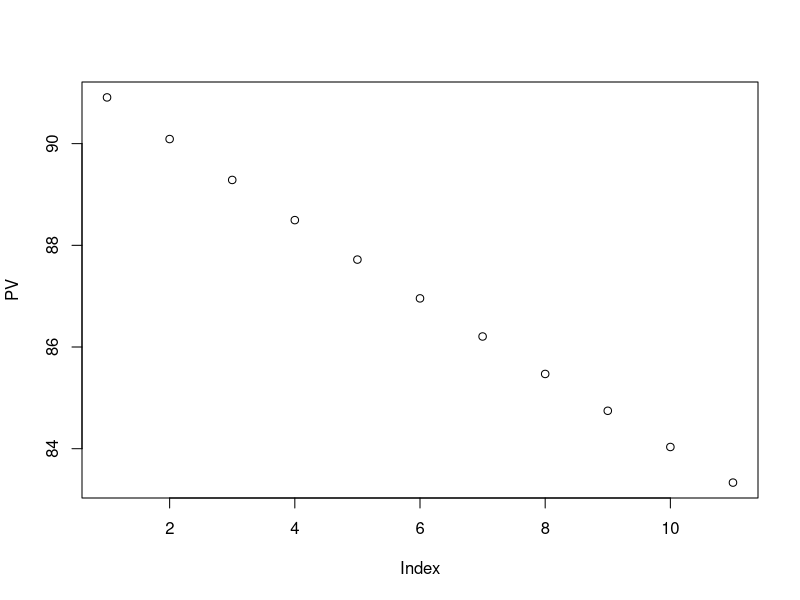
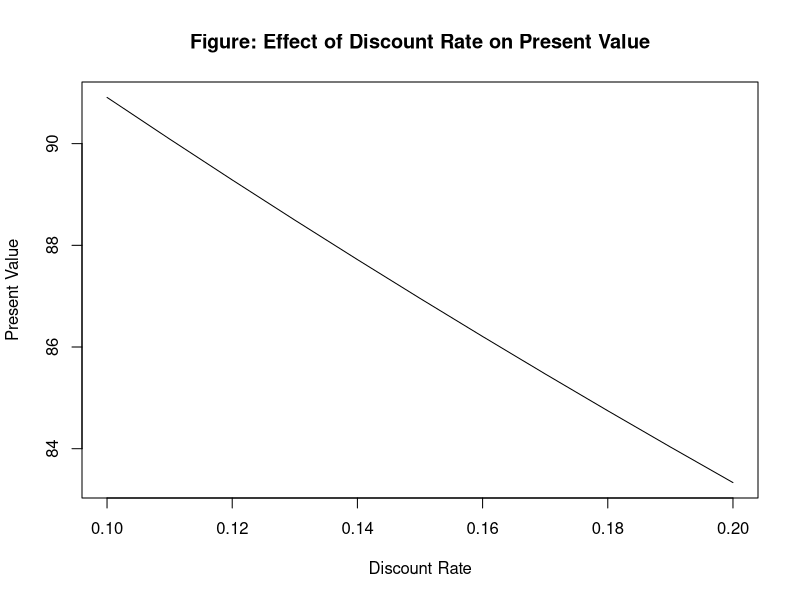
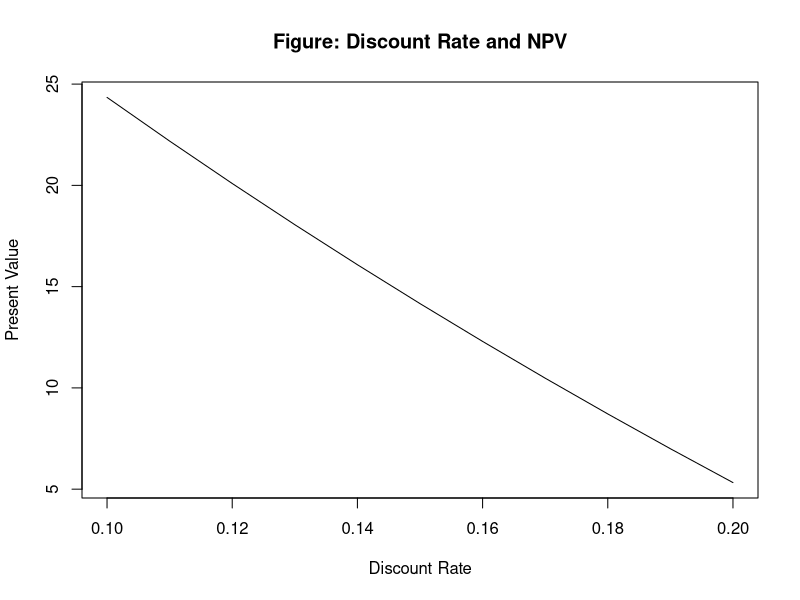
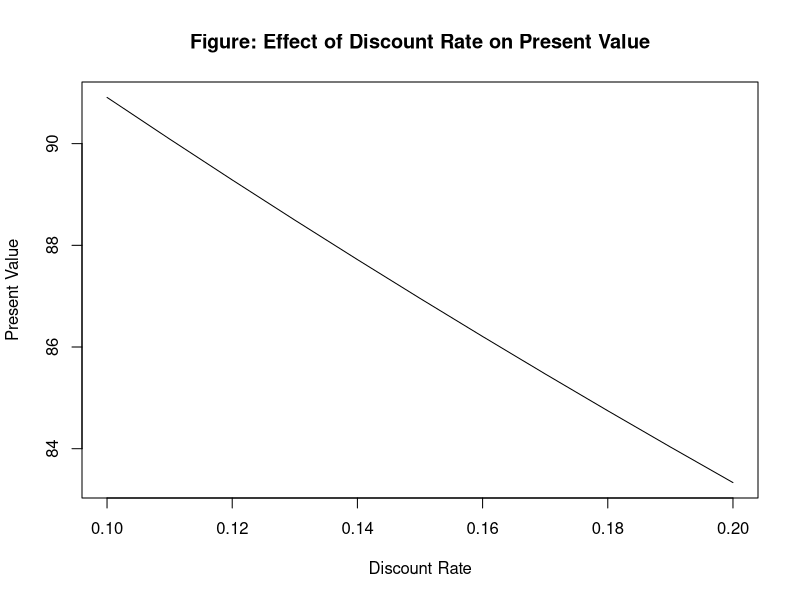

Write the R code that produced these figures, in order. (Note: this script raises an error after producing the figures.)
## ---- chunk 1
#| message: false
#| warning: false

R <- 0.1
print(R) 

## [1] 0.1
## ---- chunk 2
#| message: false
#| warning: false

R <- c(0.1, 0.2)

## [1] 0.1 0.2
## ---- chunk 3
#| message: false
#| warning: false

R <- seq(0.1, 0.2, 0.01)
## [1] 0.10 0.11 0.12 0.13 0.14 0.15 0.16 0.17 0.18 0.19 0.20

R <- seq(from = 0.1, to = 0.2, length = 11)
## [1] 0.10 0.11 0.12 0.13 0.14 0.15 0.16 0.17 0.18 0.19 0.20
## ---- chunk 4
#| message: false
#| warning: false

# 第2要素へのアクセス
R[2] 
i <- 2
R[i]
## [1] 0.11

# 第2-第5要素へのアクセス
R[2:5]
## [1] 0.11 0.12 0.13 0.14

# 第2-第11要素へのアクセス
R[2:length(R)] # length(R)はRの次元11を返す
R[-1]
## [1] 0.11 0.12 0.13 0.14 0.15 0.16 0.17 0.18 0.19 0.20
## ---- chunk 5
#| message: false
#| warning: false

PV <- 100 / (1 + R)

##  [1] 90.90909 90.09009 89.28571 88.49558 87.71930 86.95652 86.20690 85.47009 84.74576 84.03361 83.33333
## ---- chunk 6
#| message: false
#| warning: false

CF <- seq(from = 110, to = 120, length = 11) # CFを11次元の等差数列として定義

PV <- CF / (1 + R)
##  [1] 100 100 100 100 100 100 100 100 100 100 100
## ---- chunk 7
#| message: false
#| warning: false

PV <- 100 / (1 + R)
plot(PV)
## ---- chunk 8
#| message: false
#| warning: false

PV <- 100 / (1 + R)
plot(x = R,
     y = PV, 
     xlab = "Discount Rate",
     ylab = "Present Value",
     type = "l",
     main = "Figure: Effect of Discount Rate on Present Value")
## ---- chunk 9
#| message: false
#| warning: false

png("PV.png", 
    pointsize = 12, 
    width = 20, 
    height = 10, 
    units = "cm", 
    res = 200)

plot(x = R, 
     y = PV, 
     xlab = "Discount Rate", 
     ylab = "Present Value",
     type = "l",
     main = "Figure: Effect of Discount Rate on Present Value")

dev.off()
## ---- chunk 10
#| message: false
#| warning: false

x <- matrix(1:6, nrow = 3, ncol = 2)

##      [,1] [,2]
## [1,]    1    4
## [2,]    2    5
## [3,]    3    6
## ---- chunk 11
#| message: false
#| warning: false

y <- matrix(c("a", "b", "c", "d"), nrow = 2, ncol = 2)

##      [,1] [,2]
## [1,] "a"  "c" 
## [2,] "b"  "d" 
## ---- chunk 12
#| message: false
#| warning: false

x <- list(10:11, "ABC")

x[[1]]
## [1] 10 11

x[[2]]
## [1] "ABC"
## ---- chunk 13
#| message: false
#| warning: false

ID <- c(1001, 1002, 1003)
name <- c("Firm A", "Firm B", "Firm C")
ROE <- c(0.08, 0.12, 0.15)
x <- data.frame(ID, name, ROE)

##     ID   name  ROE
## 1 1001 Firm A 0.08
## 2 1002 Firm B 0.12
## 3 1003 Firm C 0.15
## ---- chunk 14
#| message: false
#| warning: false

R <- 0.1
NPV <- -100 + 50 / (1 + R) + 50 / (1 + R)^2 + 50 / (1 + R)^3

## [1] 24.3426
## ---- chunk 15
#| message: false
#| warning: false

R <- 0.1
NPV <- -100
for (i in 1:3) {
  NPV <- NPV + 50 / (1 + R)^i
}
print(NPV)
## ---- chunk 16
#| message: false
#| warning: false

R <- 0.1
NPV <- -100
for (i in 1:3) {
  print(NPV) # ここにprint()関数を挿入
  NPV <- NPV + 50 / (1 + R)^i
}
print(NPV)

## [1] -100
## [1] -54.54545
## [1] -13.22314
## [1] 24.3426
## ---- chunk 17
#| message: false
#| warning: false

if (NPV >= 0) {
  print("プロジェクトを実行！")
}
## ---- chunk 18
#| message: false
#| warning: false

R <- seq(0.1, 0.2, length = 11) # 11次元のRベクトルを用意
NPV <- rep(NA, length(R)) # 対応するNPVをNAで初期化（NAは欠損値の意味）

for (i in 1:length(R)) { # 外側のfor文で特定の割引率を固定
  NPV[i] <- -100
  for (j in 1:3) { # 内側のfor文で各年度の将来キャッシュフローの現在価値を累積
    NPV[i] <- NPV[i] + 50 / (1 + R[i])^j
  }
}

plot(x = R, 
     y = NPV, 
     xlab = "Discount Rate",
     ylab = "Present Value", 
     type = "l",
     main = "Figure: Discount Rate and NPV")
## ---- chunk 19
#| message: false
#| warning: false

R <- 0.1
CF <- c(-100, 50, 50, 50)
years <- 0:3
PV_CF <- CF / (1 + R)^years
NPV <- sum(PV_CF)

## [1] 24.3426
## ---- chunk 20
#| message: false
#| warning: false

calculate_PV <- function(R) {
  PV <- 100 / (1 + R)
  return(PV)
}

calculate_PV(0.1)

## [1] 90.90909
## ---- chunk 21
#| message: false
#| warning: false

calculate_PV <- function(R) 100 / (1 + R) 

calculate_PV(0.1)

## [1] 90.90909
## ---- chunk 22
#| message: false
#| warning: false

calculate_PV <- function(R1, R2 = 0) {
  PV1 <- 100 / (1 + R1)
  PV2 <- 100 / (1 + R2)
  c(PV1, PV2)
}

calculate_PV(0.1, 0.2)
## [1] 90.90909 83.33333

calculate_PV(0.1)
## [1]  90.90909 100.00000
## ---- chunk 23
#| message: false
#| warning: false

calculate_PV <- function(R, CF) {
  N <- length(CF) # キャッシュフローの発生する回数をNとして定義
  PV <- CF[1]
  for (i in 2:N) {
    PV <- PV + CF[i] / (1 + R)^(i - 1)
  }
  return(PV)
}

calculate_PV(0.1, c(-100, 40, 50, 60))

## [1] 22.76484
## ---- chunk 24
#| message: false
#| warning: false

# 2021年1月1日作成
# 現在価値の計算

# 任意の割引率に対して現在価値を計算するcalculate_PV()を定義
calculate_PV <- function(R) 100 / (1 + R)

# 割引率を0.1とする例
calculate_PV(0.1)
## ---- chunk 25
#| message: false
#| warning: false

calculate_PV <- function(R) {
  PV <- 100 / (1 + R)
  R <- R + 0.01
  return(PV)
}

R <- 0.1
for (i in 1:11) print(calculate_PV(R))

## [1] 90.90909
## [1] 90.90909
## （同じ計算結果が全部で11回繰り返し表示される）
## ---- chunk 26
#| message: false
#| warning: false

polyroot(c(60, 50, 40, -100))

## [1] -0.4082389+0.5714615i -0.4082389-0.5714615i  1.2164779-0.0000000i
## ---- chunk 27
#| message: false
#| warning: false

solutions <- polyroot(c(60, 50, 40, -100))
Y <- Re(solutions[3])
IRR <- Y - 1

## [1] 0.2164779
## ---- chunk 28
#| message: false
#| warning: false

Im(solutions)

## [1]  5.714615e-01 -5.714615e-01 -7.815970e-16
## ---- chunk 29
#| message: false
#| warning: false

Im(solutions) == 0

## [1] FALSE FALSE FALSE
## ---- chunk 30
#| message: false
#| warning: false

error_tolerance <- 1e-10

abs(Im(solutions)) # abs()関数は絶対値を返す
## [1] 5.714615e-01 5.714615e-01 7.815970e-16

abs(Im(solutions)) < error_tolerance
## [1] FALSE FALSE  TRUE
## ---- chunk 31
#| message: false
#| warning: false

is_real <- (abs(Im(solutions)) < error_tolerance)
Re(solutions[is_real]) # Re()関数は複素数の実部を返す

## [1] 1.216478
## ---- chunk 32
#| message: false
#| warning: false

calculate_IRR <- function(CF) {
  N <- length(CF) # キャッシュフローの発生する回数をNとして定義
  solutions <- polyroot(CF[N:1]) # CFベクトルの順序を逆転させた上でpolyroot()関数に代入
  error_tolerance <- 1e-10
  is_real <- (abs(Im(solutions)) < error_tolerance)
  Re(solutions[is_real]) - 1
}
## ---- chunk 33
#| message: false
#| warning: false

CF <- c(-100, 40, 50, 60)
calculate_IRR(CF)

# [1] 0.2164779
## ---- chunk 34
#| message: false
#| warning: false

calculate_IRR <- function(CF) {
  N <- length(CF) 
  solutions <- polyroot(CF[N:1]) 
  error_tolerance <- 1e-10
  is_real <- (abs(Im(solutions)) < error_tolerance)
  if (sum(is_real) != 1) stop("IRR法の適用を再考！") # !=は「左辺と右辺が等しくなければ」の意味
  Re(solutions[is_real]) - 1
}
## ---- chunk 35
#| message: false
#| warning: false

CF <- c(-100, 100, 120, -120)
result <- calculate_IRR(CF)

##   calculate_IRR(CF) でエラー: IRR法の適用を再考！
## ---- chunk 36
#| message: false
#| warning: false

daily_stock_return  <- read.csv("ch03_daily_stock_return.csv") 
## ---- chunk 37
#| message: false
#| warning: false

head(daily_stock_return)
## ---- chunk 38
#| message: false
#| warning: false

nrow(daily_stock_return)

## [1] 21
## ---- chunk 39
#| message: false
#| warning: false

str(daily_stock_return)

## 'data.frame':	21 obs. of  3 variables:
## $ date : chr  "2020-04-01" "2020-04-02" "2020-04-03" "2020-04-06" ...
## $ firm1: num  -0.03948 0.00598 0.05579 0.04193 -0.02019 ...
## $ firm2: num  0.07696 -0.00725 -0.0173 0.00217 0.07555 ...
## ---- chunk 40
#| message: false
#| warning: false

mean(daily_stock_return$firm1)
## [1] 0.01416117

mean(daily_stock_return$firm2)
## [1] 0.008025261
## ---- chunk 41
#| message: false
#| warning: false

sd(daily_stock_return$firm1) # sdはstandard deviation（標準偏差）の略
## [1] 0.0538396

cor(daily_stock_return$firm1, daily_stock_return$firm2) # corはcorrelation（相関）の略
## [1] 0.2334892
## ---- chunk 42
#| message: false
#| warning: false

worst_day_ID <- which.min(daily_stock_return$firm1) # which.min()関数で行番号を取得
## [1] 20

daily_stock_return$date[worst_day_ID] # 取得した行番号を代入して日付を取得
## [1] "2020-04-28"
## ---- chunk 43
#| message: false
#| warning: false

daily_stock_return[daily_stock_return$firm1 > 0, ]$date # 企業1のみで条件付け
# 2次元目の要素を空白とすると，全ての列が選択される
# daily_stock_return$date[daily_stock_return$firm1 > 0]と書いても同じ

## [1] "2020-04-02" "2020-04-03" "2020-04-06" "2020-04-09" "2020-04-10" "2020-04-13" "2020-04-15" "2020-04-17" "2020-04-20" "2020-04-22" "2020-04-27" "2020-04-30"

daily_stock_return[daily_stock_return$firm1 > 0 & daily_stock_return$firm2 > 0, ]$date # 企業1と2の両方で条件付け

## [1] "2020-04-06" "2020-04-09" "2020-04-10" "2020-04-13" "2020-04-15" "2020-04-17" "2020-04-20"
## ---- chunk 44
#| message: false
#| warning: false

daily_stock_return$difference <- daily_stock_return$firm1 - daily_stock_return$firm2  # 両銘柄の差分を計算して新しい列に保存
daily_stock_return$firm1 <- 1 + daily_stock_return$firm1  # 企業1のネットリターンをグロスリターンに変換
daily_stock_return$firm2 <- NULL  # 企業2のデータを削除
## ---- chunk 45
#| message: false
#| warning: false

write.csv(daily_stock_return, "ch03_output.csv")
## ---- chunk 46
#| message: false
#| warning: false

firm_ID <- c(1, 2, 3)
name <- c("Firm A", "Firm B", "Firm C")
industry <- c("Machinery", "Chemicals", "Machinery")

firm_data <- data.frame(firm_ID, name, industry) 
## ---- chunk 47
#| message: false
#| warning: false

firm_data$industry <- as.factor(firm_data$industry)
str(firm_data)

## 'data.frame':	3 obs. of  3 variables:
##  $ firm_ID : num  1 2 3
##  $ name    : chr  "Firm A" "Firm B" "Firm C"
##  $ industry: Factor w/ 2 levels "Chemicals","Machinery": 2 1 2
## ---- chunk 48
#| message: false
#| warning: false

date <- c("2021/4/1", "2021/4/2", "2021/4/5")
stock_return <- c(0.02, -0.01, -0.02)

stock_return_data <- data.frame(date, stock_return) 
str(stock_return_data)

## 'data.frame':	3 obs. of  2 variables:
## $ date        : chr  "2021/4/1" "2021/4/2" "2021/4/5"
## $ stock_return: num  0.02 -0.01 -0.02
## ---- chunk 49
#| message: false
#| warning: false

stock_return_data$date <- as.Date(stock_return_data$date)
str(stock_return_data)

## 'data.frame':	3 obs. of  2 variables:
##  $ date        : Date, format: "2021-04-01" "2021-04-02" "2021-04-05"
##  $ stock_return: num  0.02 -0.01 -0.02 
## ---- chunk 50
#| message: false
#| warning: false

stock_return_data$date <- stock_return_data$date + 1 # 文字型の変数に足し算するとエラーになる
head(stock_return_data)

##         date stock_return
## 1 2021-04-02         0.02
## 2 2021-04-03        -0.01
## 3 2021-04-06        -0.02 
## ---- chunk 51
#| message: false
#| warning: false

install.packages("tidyverse")
## ---- chunk 52
#| message: false
#| warning: false

dplyr::near(c(1, 2, 1 + 1e-16), 1) # tidyverse::near()だとエラーになる

## [1]  TRUE FALSE  TRUE
## ---- chunk 53
#| message: false
#| warning: false

library("tidyverse")
near(c(1, 2, 1 + 1e-16), 1) # dplyr::を省略できる

## [1]  TRUE FALSE  TRUE
## ---- chunk 54
#| message: false
#| warning: false

initial_cost <- seq(80, 100, by = 1) # 21次元のinitial_costベクトルを用意
IRR <- rep(NA, length(initial_cost)) # 対応するIRRをNAで初期化

for (i in 1:length(initial_cost)) {
  IRR[i] <- calculate_IRR(c(-initial_cost[i], 100)) # 各initial_costに対応してIRRを計算
}

figure_data <- data.frame(initial_cost, IRR) # 計算結果をデータフレームに格納
head(figure_data)
## ---- chunk 55
#| message: false
#| warning: false

ggplot(data = figure_data) + geom_line(mapping = aes(x = initial_cost, y = IRR)) # ggplot()関数で描画オブジェクトを作成し, geom_line()関数で折れ線グラフを描画
